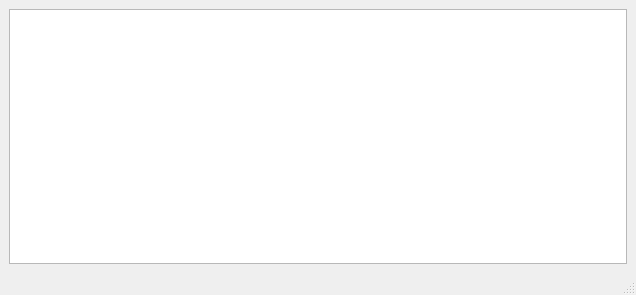
<?xml version="1.0" encoding="UTF-8"?>
<ui version="4.0">
 <class>MainWindow</class>
 <widget class="QMainWindow" name="MainWindow">
  <property name="geometry">
   <rect>
    <x>0</x>
    <y>0</y>
    <width>636</width>
    <height>295</height>
   </rect>
  </property>
  <property name="windowTitle">
   <string>MainWindow</string>
  </property>
  <widget class="QWidget" name="centralwidget">
   <layout class="QGridLayout" name="gridLayout">
    <item row="0" column="0">
     <widget class="QTreeView" name="treeView"/>
    </item>
   </layout>
  </widget>
  <widget class="QMenuBar" name="menubar">
   <property name="geometry">
    <rect>
     <x>0</x>
     <y>0</y>
     <width>636</width>
     <height>21</height>
    </rect>
   </property>
  </widget>
  <widget class="QStatusBar" name="statusbar"/>
 </widget>
 <resources/>
 <connections/>
</ui>
